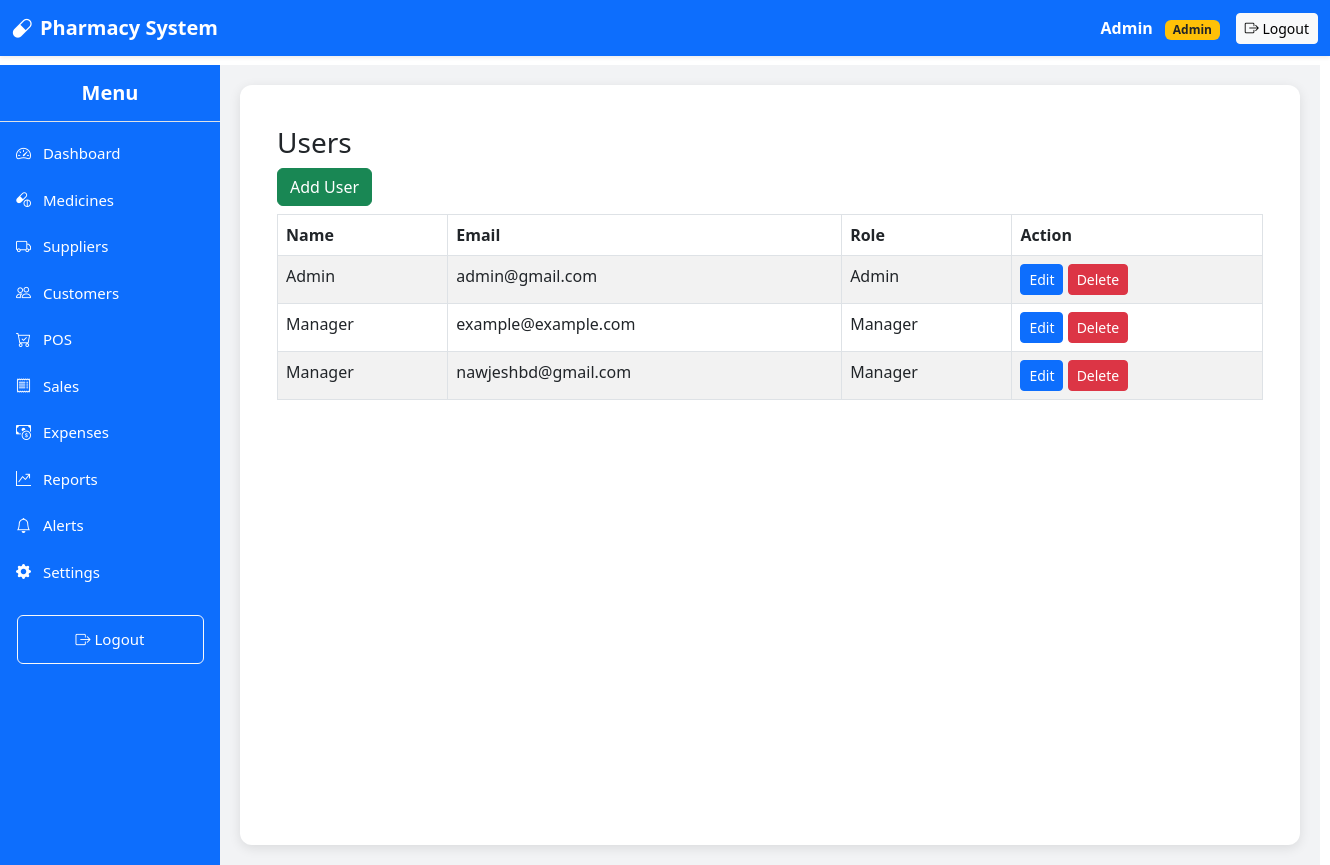
The page /settings.php (signed in) on the database its author committed.
### tables this page shows
CREATE TABLE IF NOT EXISTS users (
    id INT AUTO_INCREMENT PRIMARY KEY,
    name VARCHAR(100) NOT NULL,
    email VARCHAR(100) NOT NULL UNIQUE,
    password VARCHAR(255) NOT NULL,
    role ENUM('admin','manager') NOT NULL,
    created_at TIMESTAMP DEFAULT CURRENT_TIMESTAMP
);

### settings.php (the view, shortened to what this page needs)
<?php
require 'db.php';
$users = $pdo->query("SELECT * FROM users")->fetchAll(PDO::FETCH_ASSOC);
?>
<!doctype html>
<html lang="en">
<head>
<link href="https://cdn.jsdelivr.net/npm/bootstrap@5.3.0/dist/css/bootstrap.min.css" rel="stylesheet">
<link href="https://cdn.jsdelivr.net/npm/bootstrap-icons@1.10.5/font/bootstrap-icons.css" rel="stylesheet">
<link href="https://cdn.jsdelivr.net/npm/bootstrap@5.3.0/dist/css/bootstrap.min.css" rel="stylesheet">
</head>
<body>
  <?php include 'topbar.php'; ?>
<div class="d-flex">
 <?php include 'sidebar.php'; ?>
<div class="content-wrapper">
   <div class="content-inner">
<div class="container mt-3">
<h3>Users</h3>
<button class="btn btn-success mb-2" data-bs-toggle="modal" data-bs-target="#addUserModal">Add User</button>
<table class="table table-bordered table-striped">
<thead><tr><th>Name</th><th>Email</th><th>Role</th><th>Action</th></tr></thead>
<tbody>
<?php foreach($users as $u): ?>
<tr>
<td><?= $u['name'] ?></td>
<td><?= $u['email'] ?></td>
<td><?= ucfirst($u['role']) ?></td>
<td>
<button class="btn btn-sm btn-primary">Edit</button>
<button class="btn btn-sm btn-danger">Delete</button>
</td>
</tr>
<?php endforeach; ?>
</tbody>
</table>
</div>
</div>
</div>
</body>
</html>

### settings.php (style rules this page uses)
body { overflow-x: hidden; }

### topbar.php (style rules this page uses)
body { padding-top: 65px; }

### sidebar.php (style rules this page uses)
.content-wrapper { margin-left: 260px; padding: 30px; min-height: 100vh; max-width: 1100px; background: #f2f3f5; display: flex; justify-content: center; }
.content-inner { width: 1500px; max-width: 1500px; background: #ffffff; padding: 25px; border-radius: 12px; box-shadow: 0 3px 12px rgba(0,0,0,0.1); }
.content-wrapper { margin-left: 220px; padding: 20px; transition: margin-left .3s; }

### rows shown on the page
users: name "Admin", email "admin@gmail.com", role "Admin"
users: name "Manager", email "example@example.com", role "Manager"
users: name "Manager", email "nawjeshbd@gmail.com", role "Manager"

### other values the page prints
$_SESSION['name'] "Admin"
$_SESSION['role'] "Admin"
